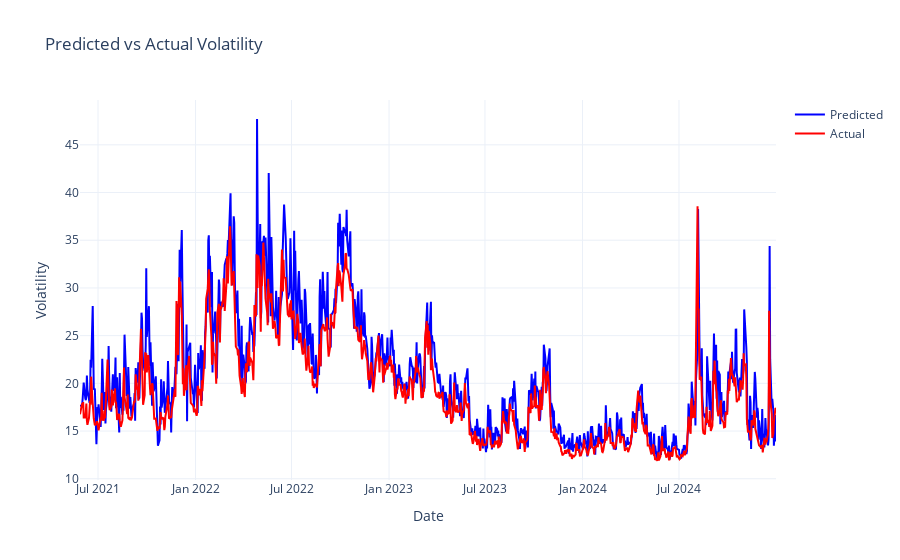

Here is the notebook cell this chart was saved with:
### Code cell
fig = go.Figure()
fig.add_trace(go.Scatter(
    x=merged_df.index,
    y=merged_df["predicted"],
    mode='lines',
    name='Predicted',
    line=dict(color='blue')
))
fig.add_trace(go.Scatter(
    x=merged_df.index,
    y=merged_df["vol"],
    mode='lines',
    name='Actual',
    line=dict(color='red')
))
fig.update_layout(
    title=f"Predicted vs Actual Volatility",
    xaxis_title="Date",
    yaxis_title="Volatility",
    template="plotly_white"
)

### Figure 1 — Plotly figure (JSON) as saved in the notebook; plotly's stock layout.template omitted (floating-point values rounded to 4 significant figures; data arrays with more than 128 entries replaced by an {"elided": "..."} marker saying what was removed)
{"data": [{"line": {"color": "blue"}, "mode": "lines", "name": "Predicted", "type": "scatter", "x": {"elided": "923 str values"}, "y": {"elided": "923 float values"}}, {"line": {"color": "red"}, "mode": "lines", "name": "Actual", "type": "scatter", "x": {"elided": "923 str values"}, "y": {"elided": "923 float values"}}], "layout": {"title": {"text": "Predicted vs Actual Volatility"}, "xaxis": {"title": {"text": "Date"}}, "yaxis": {"title": {"text": "Volatility"}}}}
